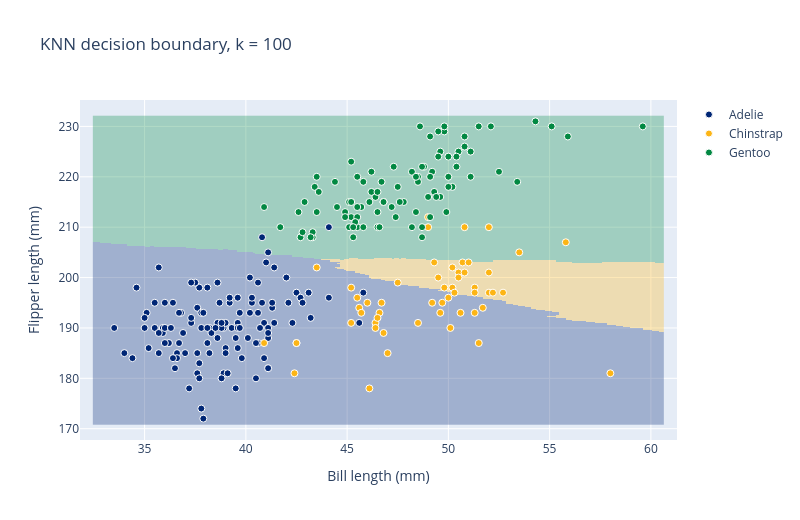

This figure's notebook cell:
### Code cell
decision_boundary_figure(100, X_train, y_train).show()
